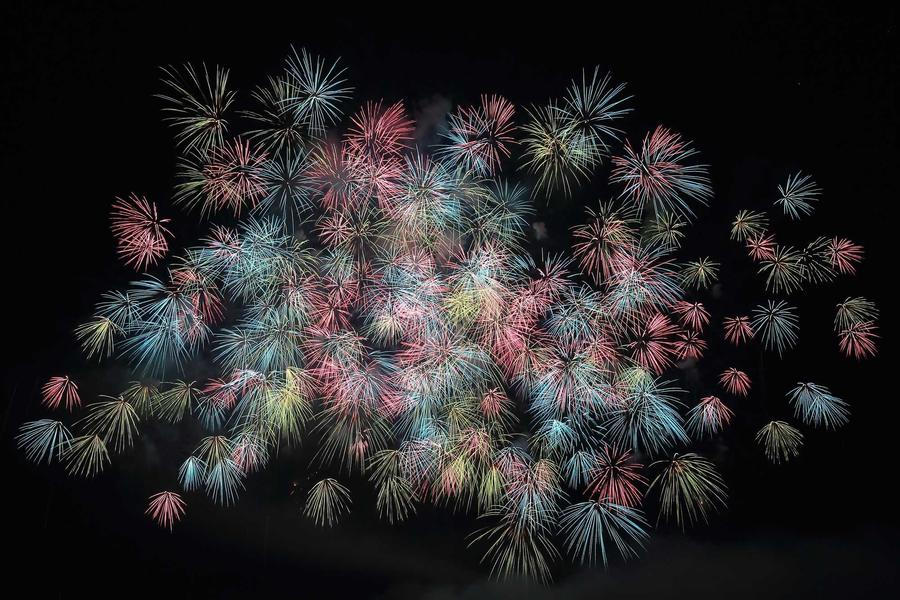
#> input picture images/navjot_c.jpg, 900 x 600 px
$ jupyter execute lab10.ipynb
#> lines starting #> are read from the running program, lines starting #| are printed output that depends on the picture; after the words box and inside, x2 and y2 are one past the last pixel; in counts of white or black regions, pixels touching at a corner belong together
# Practical 10 - Adaptive Median Filter and Otsu

Aim: Denoise using adaptive median filtering, compare PSNR with median filtering, and segment using Otsu thresholding.

[cell 1]
import cv2
import numpy as np
import matplotlib.pyplot as plt

print("Name: Navjot Singh")
print("Roll No: 2025010071")

img = cv2.imread("images/navjot_c.jpg", cv2.IMREAD_GRAYSCALE)
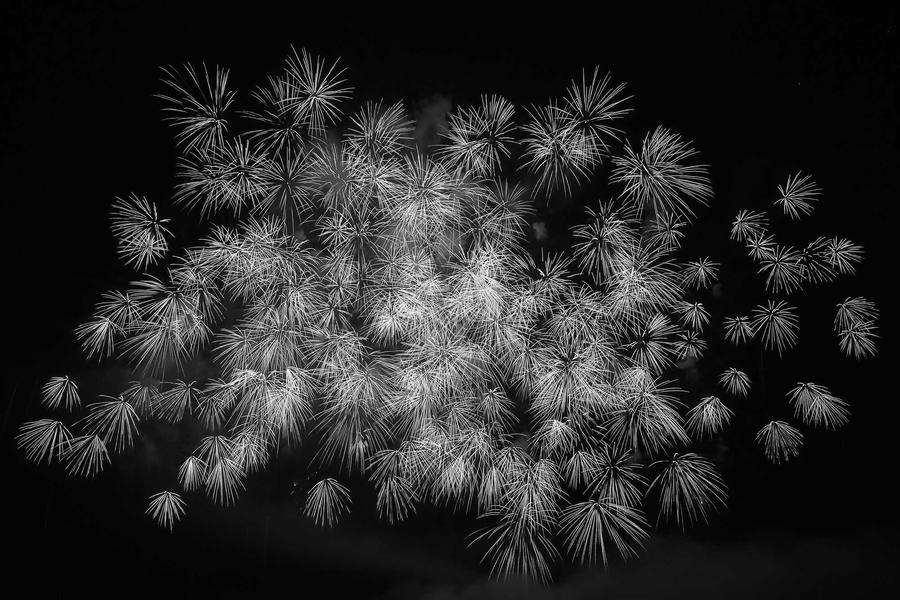
#> img: shape (600, 900); min 0, max 255, mean 39.3
img = cv2.resize(img, (450, 300))
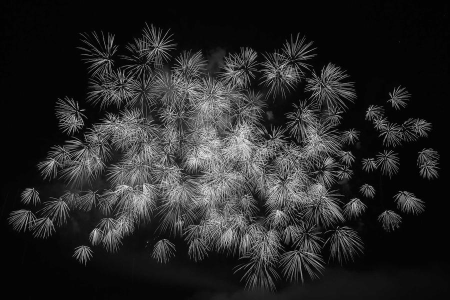
#> img: shape (300, 450); min 0, max 237, mean 39.4

smin = 3
smax = 7

plt.figure(figsize=(8, 5))
plt.imshow(img, cmap="gray")
plt.title("Original Image")
plt.axis("off")
plt.show()

[cell 2]
# add salt and pepper noise
noisy = img.copy()
noise = np.random.rand(img.shape[0], img.shape[1])
noisy[noise < 0.05] = 0
noisy[noise > 0.95] = 255
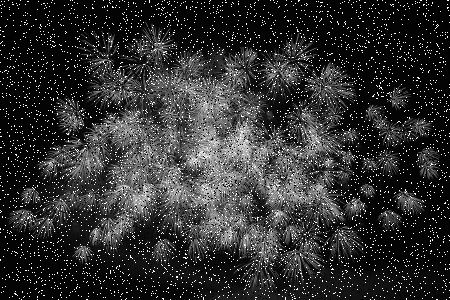
#> noisy: shape (300, 450); min 0, max 255, mean 48.2

plt.figure(figsize=(8, 5))
plt.imshow(noisy, cmap="gray")
plt.title("Salt and Pepper Noise")
plt.axis("off")
plt.show()

[cell 3]
# adaptive median filter
def adaptive_median(image, smin, smax):
    output = image.copy()
    pad = smax // 2
    padded = cv2.copyMakeBorder(image, pad, pad, pad, pad, cv2.BORDER_REFLECT)

    for i in range(image.shape[0]):
        for j in range(image.shape[1]):
            size = smin
            while size <= smax:
                r = size // 2
                window = padded[i + pad - r:i + pad + r + 1, j + pad - r:j + pad + r + 1]
                zmin = np.min(window)
                zmax = np.max(window)
                zmed = np.median(window)
                zxy = padded[i + pad, j + pad]

                if zmin < zmed < zmax:
                    if zmin < zxy < zmax:
                        output[i, j] = zxy
                    else:
                        output[i, j] = zmed
                    break
                size = size + 2
            else:
                output[i, j] = zmed

    return output

[cell 4]
# compare with the normal median filter
median_filter = cv2.medianBlur(noisy, smin)
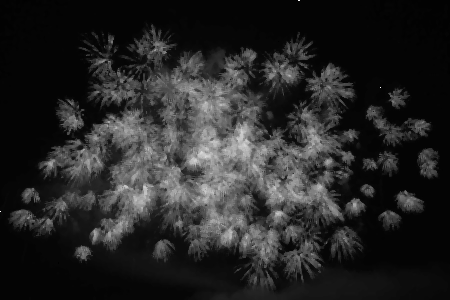
#> median_filter: shape (300, 450); min 0, max 255, mean 38.5
adaptive_filter = adaptive_median(noisy, smin, smax)
#> in adaptive_median, `padded = cv2.copyMakeBorder(image, pad, pad, pad, pad, cv2.BORDER_REFL..`:
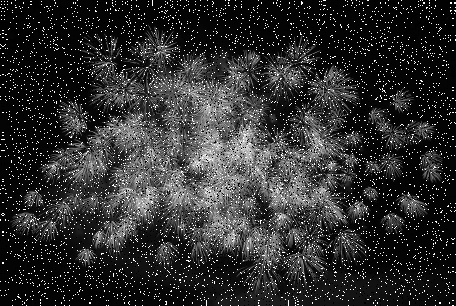
#> padded: shape (306, 456); min 0, max 255, mean 47.2
#> after the loop in adaptive_median, `for i in range(image.shape[0]):`:
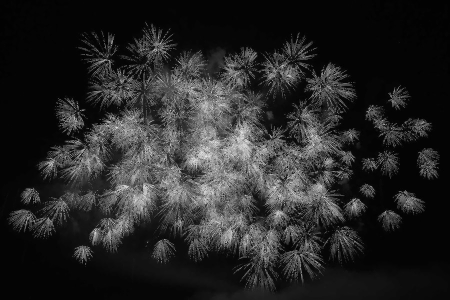
#> output: shape (300, 450); 18.54% of pixels changed, all inside (x1, y1, x2, y2) = (0, 0, 450, 300)

print("Window sizes:", smin, "to", smax)

psnr_median = cv2.PSNR(img, median_filter)
#> psnr_median = 22.89
psnr_adaptive = cv2.PSNR(img, adaptive_filter)
#> psnr_adaptive = 26.55

print("Median filter PSNR:", round(psnr_median, 2))
#| Median filter PSNR: 22.89
print("Adaptive median filter PSNR:", round(psnr_adaptive, 2))
#| Adaptive median filter PSNR: 26.55

plt.figure(figsize=(10, 8))
plt.subplot(2, 2, 1)
plt.imshow(img, cmap="gray")
plt.title("Original")
plt.axis("off")

plt.subplot(2, 2, 2)
plt.imshow(noisy, cmap="gray")
plt.title("Noisy Image")
plt.axis("off")

plt.subplot(2, 2, 3)
plt.imshow(median_filter, cmap="gray")
plt.title("Median Filter")
plt.axis("off")

plt.subplot(2, 2, 4)
plt.imshow(adaptive_filter, cmap="gray")
plt.title("Adaptive Median Filter")
plt.axis("off")

plt.tight_layout()
plt.show()

[cell 5]
# otsu threshold
threshold, otsu = cv2.threshold(img, 0, 255, cv2.THRESH_BINARY + cv2.THRESH_OTSU)
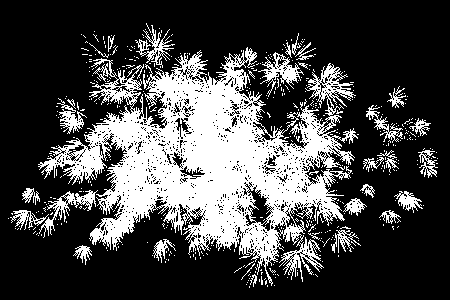
#> otsu: shape (300, 450); 27.6% white; 469 white regions (440 under 20 px), largest, box (x1, y1, x2, y2) and area: (38, 47, 358, 286) 31159, (39, 190, 98, 238) 613, (258, 52, 304, 97) 606
#> threshold = 60
print("Otsu threshold:", threshold)
#| Otsu threshold: 60.0

plt.figure(figsize=(10, 4))
plt.subplot(1, 2, 1)
plt.imshow(img, cmap="gray")
plt.title("Original Image")
plt.axis("off")

plt.subplot(1, 2, 2)
plt.imshow(otsu, cmap="gray")
plt.title("Otsu Thresholded Image")
plt.axis("off")

plt.tight_layout()
plt.show()

$ run again, with images/navjot_b.jpg copied over images/navjot_c.jpg
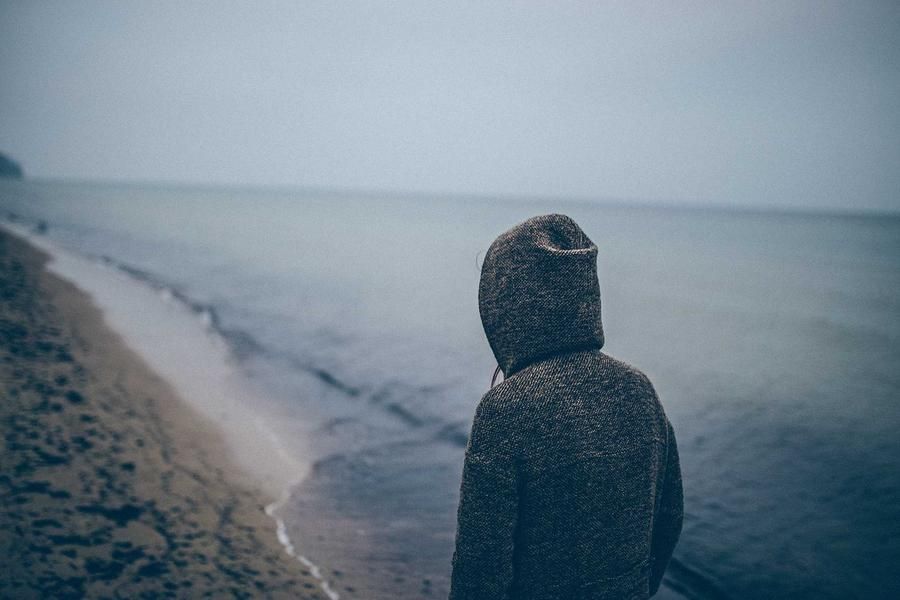
#> input picture images/navjot_b.jpg, 900 x 600 px
#> in adaptive_median, `padded = cv2.copyMakeBorder(image, pad, pad, pad, pad, cv2.BORDER_REFL..`:
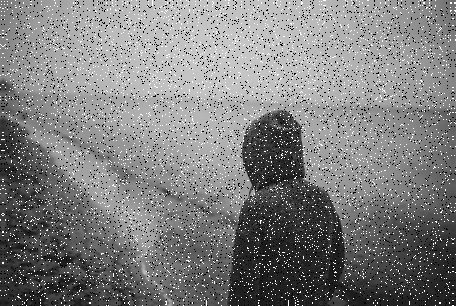
#> padded: shape (306, 456); min 0, max 255, mean 126.2
#> psnr_median = 35.87
#> psnr_adaptive = 39.25
#| Median filter PSNR: 35.87
#| Adaptive median filter PSNR: 39.25
#> `threshold, otsu = cv2.threshold(img, 0, 255, cv2.THRESH_BINARY + cv2.T..`:
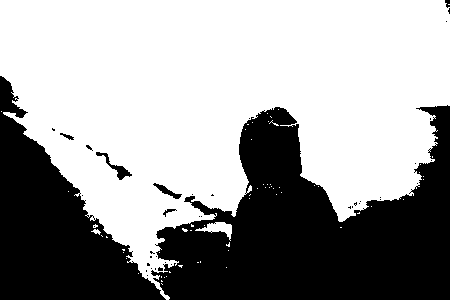
#> otsu: shape (300, 450); 61.7% white; 40 black regions (33 under 20 px), largest, box (x1, y1, x2, y2) and area: (151, 105, 450, 300) 34229, (0, 76, 166, 300) 16926, (96, 152, 132, 180) 219
#> threshold = 115
#| Otsu threshold: 115.0
